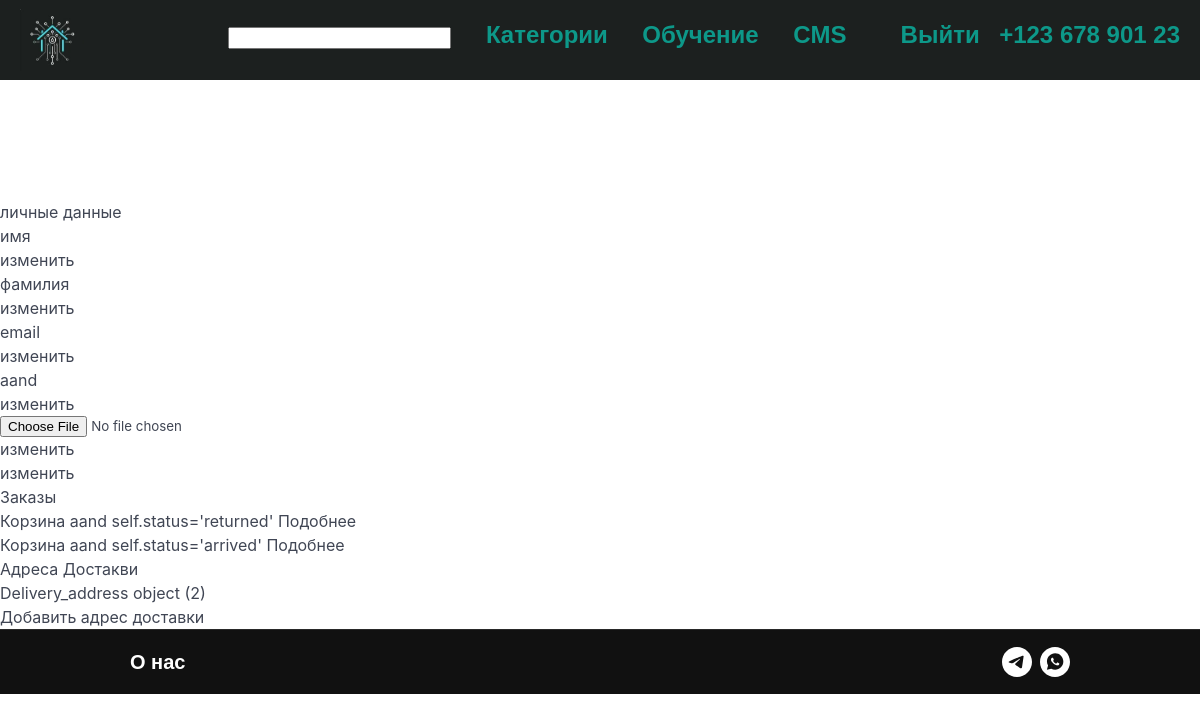
The page /client/ (signed in) on the database as committed earlier.
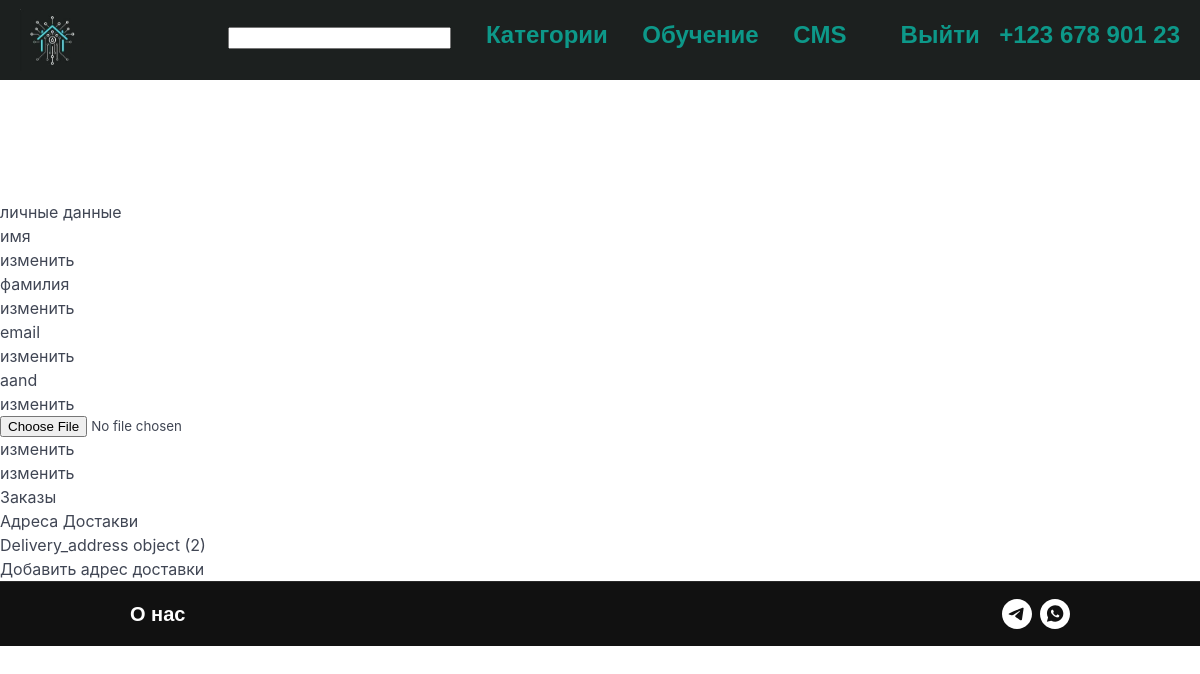
The same page on the database as committed later.
### shop/models.py (models this page shows, shortened)
class Order(models.Model):
    user = models.ForeignKey(
        User, on_delete=models.CASCADE, verbose_name="Пользователь"
    )
    date = models.DateField(auto_now_add=True, verbose_name="Дата добавления"
                            )
    status = models.TextField(
        max_length=255, blank=True, null=True, choices=ORDER_STATUS, default='created', verbose_name='Статус заказа'
    )
    paid = models.TextField(
        default="SBP", verbose_name='Способ оплаты', blank=True, null=True
    )
    deliveryAddress = models.ForeignKey(
        Delivery_address, on_delete=models.CASCADE, verbose_name="Адрес Доставки", blank=True, null=True
    )
    def __str__(self):
        return f"Корзина {self.user.username} {self.status=} "

class Delivery_address(models.Model):
    address = models.CharField(
        max_length=1000, blank=True, null=True, verbose_name='Адрес'
    )
    user = models.ForeignKey(
        User, on_delete=models.CASCADE, null=True, verbose_name="Пользователь"
    )

### shop/views/artur.py (the view)
def client(request):
    ord = Order.objects.filter(user = request.user).order_by('-date')
    delivery = Delivery_address.objects.filter(user = request.user)
    contetn = {"ord":ord,
               "delivery":delivery}
    return render(request, 'shop/client.html', contetn)

### shop/templatetags/index.py (called while the page is built)
@register.filter
def split_url(addr, i):
    return addr.split(i)

### shop/templates/shop/client.html (shortened to what this page needs)
{% extends "base.html" %}
{% load static %}
{% load index %}
{% block bulma %}
        <link rel="stylesheet" href="{% static 'bulma.min.css' %}">
        {% endblock %}
{% block contetnt %}
<div style="margin-top: 200px;">
    <div>личные данные
        <div class = "first_name"> имя {{user.first_name}}</div>
        <button onclick="change_class('first_name')">изменить</button>
        <div class="second_name"> фамилия{{user.second_name}}</div>        <input type="text" value="{{user.second_name}}" class = "second_name btn_bsk">
        <button onclick="change_class('second_name')">изменить</button>
        <div class = 'email'>email {{user.email}}</div> <input type="email" value="{{user.email}}" class = "email btn_bsk">
        <button onclick="change_class('email')">изменить</button>
        <div class="username">{{user.username}}</div>         <input type="text" value="{{user.username}}" class = "username     btn_bsk">
        <button onclick="change_class('username')">изменить</button> <br>
        <img class = "image" src="{{user.image.url}}" alt=""> <input type="file" class = "image btn_bsk" ><button onclick="change_class('image')">изменить</button>
        <button onclick="change_class('phone')">изменить</button> <br>
    </div>
    <div>Заказы
        {% for i in ord %}
        <div>
            {{i}} {% if i.status == 'assembling' %} <button>Пепрейти к оформлению </button> {% else %} <button>Подобнее</button>{% endif %}
        </div>
        {% endfor %}
    </div>
    <div>
        Адреса Достакви
        {% for i in delivery %}
        <div>
            {{i}}
        </div>
        {% endfor %}
        <button>Добавить адрес доставки</button>
    </div>
</div>
{% endblock %}

Rows that differ between the two databases and show on the page:
removed Order: user+status "Корзина aand self.status='returned'", shows "Подобнее"
removed Order: user+status "Корзина aand self.status='arrived'", shows "Подобнее"
